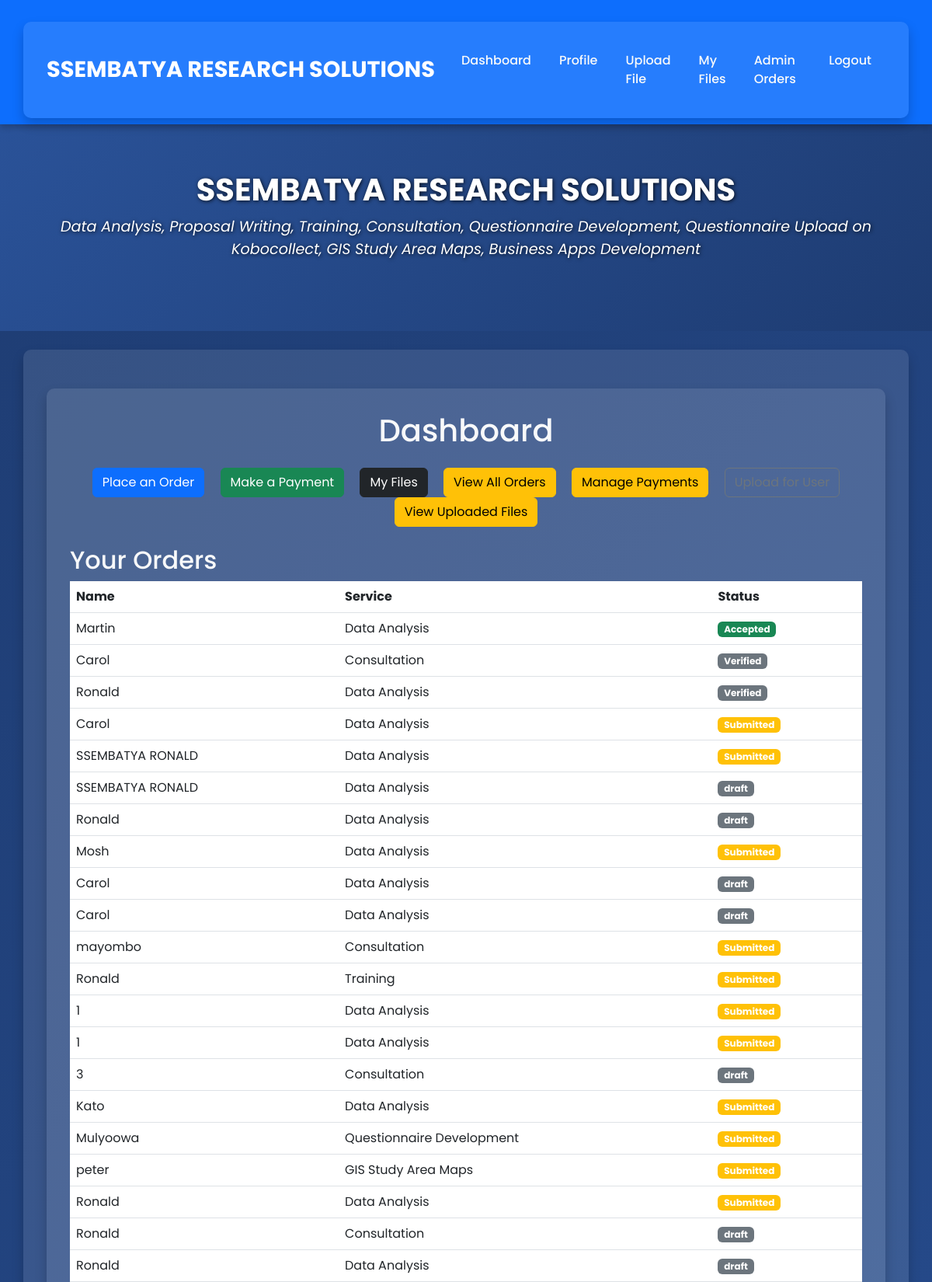
The page / (signed in, upper part) on the database its author committed.
### tables this page shows
CREATE TABLE orders (
            id INTEGER PRIMARY KEY AUTOINCREMENT,
            user_id INTEGER,
            name TEXT,
            service TEXT
        , status TEXT DEFAULT 'draft', date TEXT, schedule_date TEXT, phone_number TEXT);

### app.py (the view)
@app.route('/')
@login_required
def index():
    conn = sqlite3.connect('database.db')
    cursor = conn.cursor()
    cursor.execute("SELECT id, name, service, status FROM orders WHERE user_id = ?", (current_user.id,))
    orders = cursor.fetchall()
    cursor.execute("SELECT id, name, date FROM schedules WHERE user_id = ?", (current_user.id,))
    schedules = cursor.fetchall()
    cursor.execute("SELECT amount, purpose, mobile_number, status, id FROM payments WHERE user_id = ?", (current_user.id,))
    payments = cursor.fetchall()
    conn.close()
    return render_template(
        'index.html',
        company_name=app.config['COMPANY_NAME'],
        services_outline=app.config['SERVICES_OUTLINE'],
        orders=orders,
        schedules=schedules,
        payments=payments
    )

### app.py (called while the page is built)
@login_manager.user_loader
def load_user(user_id):
    conn = sqlite3.connect('database.db')
    cursor = conn.cursor()
    cursor.execute("SELECT id, username, is_admin FROM users WHERE id = ?", (user_id,))
    user = cursor.fetchone()
    conn.close()
    if user:
        return User(id=user[0], username=user[1], is_admin=user[2])
    return None

### templates/index.html (shortened to what this page needs)
{% extends "base.html" %}
{% block content %}
<div class="container">
    <h1 class="text-center mb-4">Dashboard</h1>
    <div class="text-center mb-4">
        <a href="/order" class="btn btn-primary mx-2">Place an Order</a>
        <a href="/payment" class="btn btn-success mx-2">Make a Payment</a>
        <a href="/files" class="btn btn-dark mx-2">My Files</a>
        {% if current_user.is_admin %}
            <a href="/admin/orders" class="btn btn-warning mx-2">View All Orders</a>
            <a href="/admin/payments" class="btn btn-warning mx-2">Manage Payments</a>
            <a href="/admin/upload" class="btn btn-outline-secondary mx-2">Upload for User</a>
            <a href="/admin/files" class="btn btn-warning mx-2">View Uploaded Files</a>
        {% endif %}
    </div>
    <h2>Your Orders</h2>
{% if orders %}
    <table class="table">
        <thead>
            <tr>
                <th>Name</th>
                <th>Service</th>
                <th>Status</th>
            </tr>
        </thead>
        <tbody>
            {% for order in orders %}
            <tr>
                <td>{{ order[1] }}</td>
                <td>{{ order[2] }}</td>
                <td>
                    {% if order[3] == 'submitted' %}
                        <span class="badge bg-warning">Submitted</span>
                    {% elif order[3] == 'Accepted' %}
                        <span class="badge bg-success">Accepted</span>
                    {% else %}
                        <span class="badge bg-secondary">{{ order[3] }}</span>
                    {% endif %}
                </td>
            </tr>
            {% endfor %}
        </tbody>
    </table>
{% else %}
    <p>No orders found.</p>
{% endif %}
</div>
{% endblock %}

### templates/base.html (style rules this page uses)
body { font-family: 'Poppins', sans-serif; margin: 0; padding: 0; background: linear-gradient(135deg, #1e3c72, #2a5298); color: #f8f9fa; }
.container { background: rgba(255, 255, 255, 0.1); color: #f8f9fa; border-radius: 10px; padding: 30px; box-shadow: 0 8px 15px rgba(0, 0, 0, 0.2); margin-top: 20px; }

### rows shown on the page
orders: name "Martin", service "Data Analysis", status "Accepted"
orders: name "Carol", service "Consultation", status "Verified"
orders: name "Ronald", service "Data Analysis", status "Verified"
orders: name "Carol", service "Data Analysis", status "Submitted"
orders: name "SSEMBATYA RONALD", service "Data Analysis", status "Submitted"
orders: name "SSEMBATYA RONALD", service "Data Analysis", status "draft"
orders: name "Ronald", service "Data Analysis", status "draft"
orders: name "Mosh", service "Data Analysis", status "Submitted"
orders: name "Carol", service "Data Analysis", status "draft"
orders: name "Carol", service "Data Analysis", status "draft"
orders: name "mayombo", service "Consultation", status "Submitted"
orders: name "Ronald", service "Training", status "Submitted"
orders: name "1", service "Data Analysis", status "Submitted"
orders: name "1", service "Data Analysis", status "Submitted"
orders: name "3", service "Consultation", status "draft"
orders: name "Kato", service "Data Analysis", status "Submitted"
orders: name "Mulyoowa", service "Questionnaire Development", status "Submitted"
orders: name "peter", service "GIS Study Area Maps", status "Submitted"
orders: name "Ronald", service "Data Analysis", status "Submitted"
orders: name "Ronald", service "Consultation", status "draft"
orders: name "Ronald", service "Data Analysis", status "draft"

### other values the page prints
{{ company_name }} "SSEMBATYA RESEARCH SOLUTIONS"
{{ services_outline }} "Data Analysis, Proposal Writing, Training, Consultation, Questionnaire Development, Questionnaire Upload on Kobocollect, GIS Study Area Maps, Business Apps Development"
